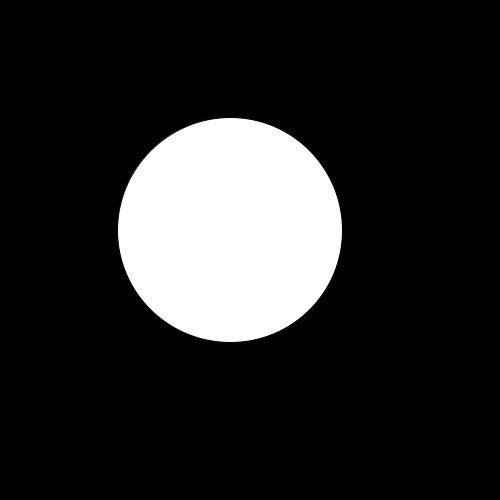
Frame 1 (no input)
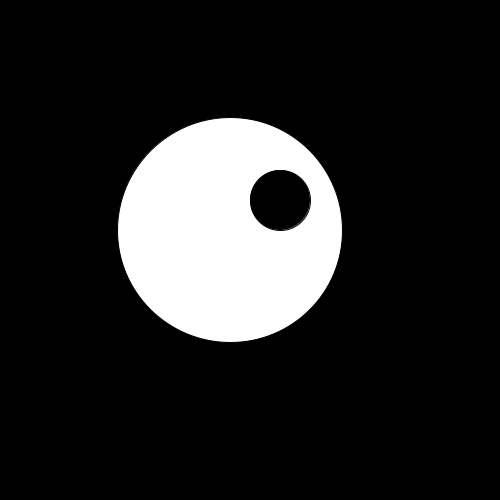
Frame 60 (the mouse pressed at the canvas centre just before this capture)
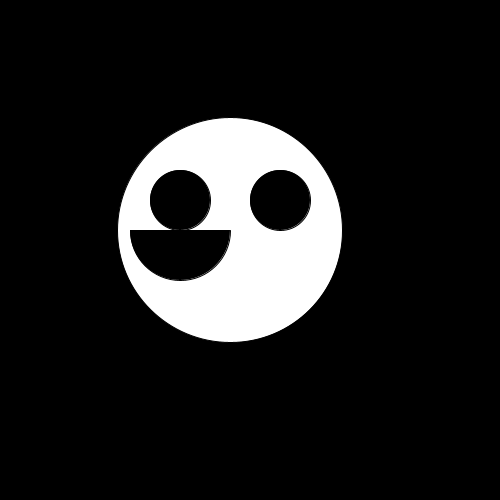
Frame 120 (the mouse held since frame 60 and released just before this capture)

The Processing sketch that drew these frames (run headless with seeded random() and noise(); from frame 60 on, the mouse is pressed at the canvas centre):

// Processing sketch: processing_94899
// ── processing_94899.pde

int swag = -100; // starting point for "swag" variable
int hi = -100; // starting point for "hi" variable
int bang = -100; // starting point for "bang" variable

void setup() {
  size(500, 500); // size of canvas
  background(0); // background color
}

void draw() {
  background(0); // prevents shadow/trail of shapes
  // head
  fill(255); // head color
  ellipse(230, 230, 225, 225); // head shape
  
  fill(0); // right eye color
  // right eye
  swag = swag + 5; // speed of eye movement
  swag = min(160, swag); // end point of eye
  ellipse(120+swag, 40+swag, 60, 60); // eye shape
  
  // left eye
  bang = bang + 3; // speed of eye movement
  bang = min(160, bang); // end point of eye
  ellipse(20+bang, 40+bang, 60, 60); // eye shape
  
  // open mouth
  hi = hi + 2; // speed of mouth movement
  hi = min(190, hi); // end point of mouth
  arc(40+hi, 90+hi, 100, 100, 0, PI); // mouth shape
}
